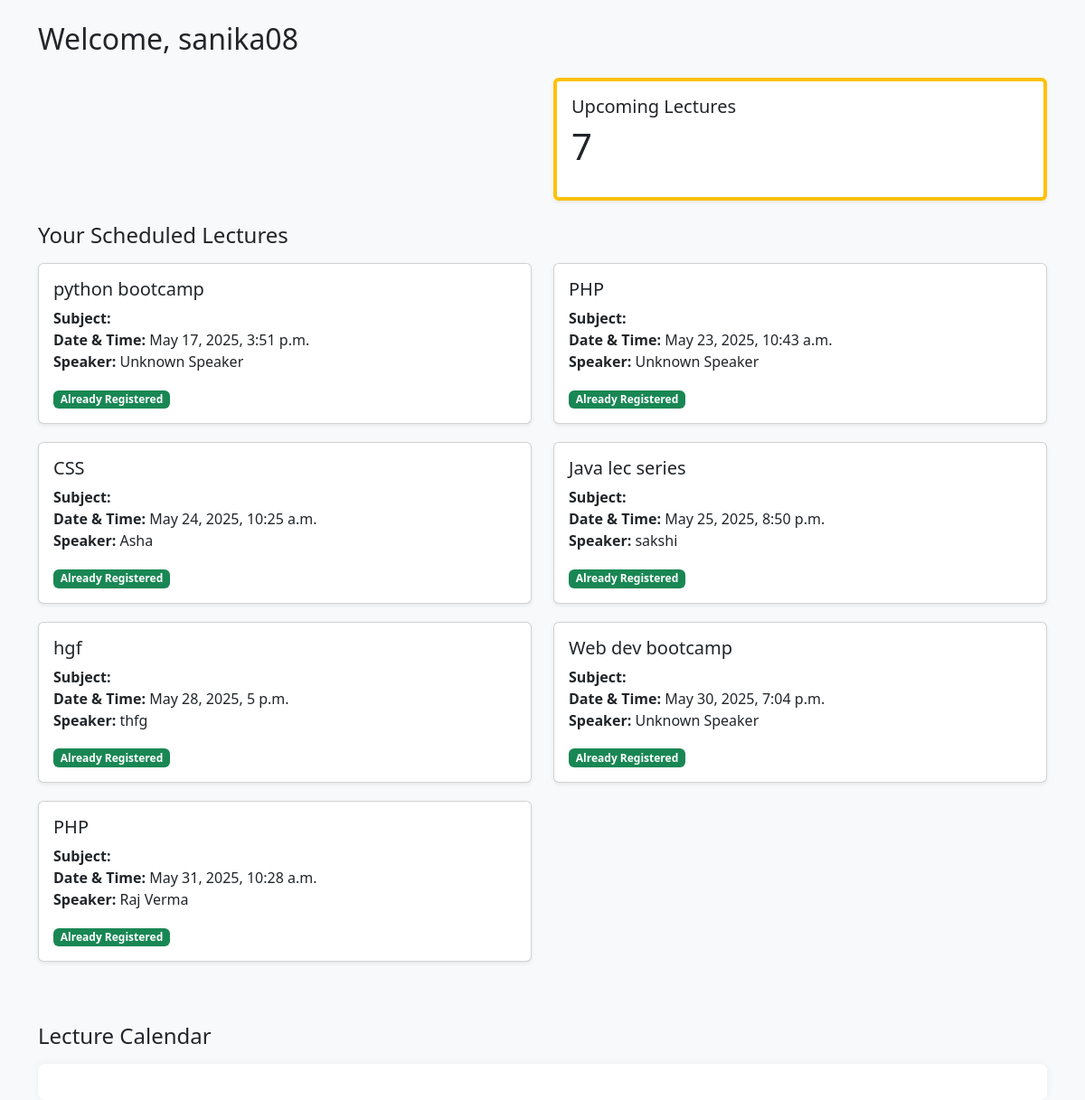
The app's page /student/dashboard/ (signed in) with its own data.
### main/models.py (models this page shows)
class User(AbstractUser):
    ROLE_CHOICES = [
        ('faculty', 'Faculty/Organizer'),
        ('student', 'Student'),
    ]
    role = models.CharField(max_length=10, choices=ROLE_CHOICES)

class GuestLecture(models.Model):
    title = models.CharField(max_length=200)
    datetime = models.DateTimeField()
    venue = models.CharField(max_length=200)
    link = models.URLField(blank=True)
    speaker_name = models.CharField(max_length=255, default='Unknown Speaker')
    status = models.CharField(max_length=20, choices=[('scheduled', 'Scheduled'), ('completed', 'Completed'), ('canceled', 'Canceled')])

### main/views.py (the view)
# urls.py: path('student/dashboard/', views.student_dashboard, name='student_dashboard'),
@login_required
def student_dashboard(request):
    user = request.user
    if request.user.role != 'student':
        return redirect('access_denied')
    registered_ids = Registration.objects.filter(student=request.user).values_list('lecture_id', flat=True)
    lectures = GuestLecture.objects.filter(datetime__gte=now()).order_by('datetime')  # Or filter based on the student
    upcoming_lectures =  GuestLecture.objects.filter(datetime__gte=now(), status__in=['scheduled']).order_by('datetime')
    return render(request, 'main/student_dashboard.html', {
        'registered_ids': set(registered_ids),
        'available_lectures': lectures,
        'upcoming_lectures': upcoming_lectures,
    })

### main/templates/main/student_dashboard.html (shortened to what this page needs)
{% load static %}
<!DOCTYPE html>
<html lang="en">
<head>
    <link href="https://cdn.jsdelivr.net/npm/bootstrap@5.3.3/dist/css/bootstrap.min.css" rel="stylesheet">
    <link href="https://cdn.jsdelivr.net/npm/fullcalendar@3.10.2/dist/fullcalendar.min.css" rel="stylesheet">
</head>
<body>
<div class="container mt-4">
    <h2 class="mb-4">Welcome, {{ user.username }}</h2>
    <div class="row mb-4">
        <div class="col-md-6">
        </div>
        <div class="col-md-6">
            <div class="card shadow-sm border-start border-4 border-warning">
                <div class="card-body">
                    <h5 class="card-title">Upcoming Lectures</h5>
                    <p class="display-6">
                        {{ upcoming_lectures|length }}
                    </p>
                </div>
            </div>
        </div>
    </div>
    <h4 class="mb-3">Your Scheduled Lectures</h4>
    {% if available_lectures %}
        <div class="row">
            {% for lecture in available_lectures %}
                {% if lecture.status == "scheduled" %}
                <div class="col-md-6">
                    <div class="card lecture-card shadow-sm">
                        <div class="card-body">
                            <h5 class="card-title">{{ lecture.title }}</h5>
                            <p class="card-text">
                                <strong>Subject:</strong> {{ lecture.subject }}<br>
                                <strong>Date & Time:</strong> {{ lecture.datetime }}<br>
                                <strong>Speaker:</strong> {{ lecture.speaker_name }}
                            </p>
                            {% if lecture.id in registered_ids %}
                                <span class="badge bg-success">Already Registered</span>
                            {% else %}
                                <a href="{% url 'lecture_register' lecture.id %}" class="btn btn-primary">Register</a>
                            {% endif %}
                        </div>
                    </div>
                </div>
                {% endif %}
            {% endfor %}
        </div>
    {% else %}
        <div class="alert alert-info">No lectures scheduled yet.</div>
    {% endif %}
    <h4 class="mt-5 mb-3">Lecture Calendar</h4>
    <div id="calendar"></div>
</div>
</body>
</html>

### main/templates/main/student_dashboard.html (style rules this page uses)
body { background-color: #f8f9fa; }
.lecture-card { margin-bottom: 20px; }
#calendar { background-color: white; padding: 20px; border-radius: 8px; box-shadow: 0 0 10px rgba(0,0,0,0.05); }

### records on screen
User: username "sanika08"
GuestLecture: title "python bootcamp", datetime "May 17, 2025, 3:51 p.m.", speaker_name "Unknown Speaker", shows "Already Registered"
GuestLecture: title "PHP", datetime "May 23, 2025, 10:43 a.m.", speaker_name "Unknown Speaker", shows "Already Registered"
GuestLecture: title "CSS", datetime "May 24, 2025, 10:25 a.m.", speaker_name "Asha", shows "Already Registered"
GuestLecture: title "Java lec series", datetime "May 25, 2025, 8:50 p.m.", speaker_name "sakshi", shows "Already Registered"
GuestLecture: title "hgf", datetime "May 28, 2025, 5 p.m.", speaker_name "thfg", shows "Already Registered"
GuestLecture: title "Web dev bootcamp", datetime "May 30, 2025, 7:04 p.m.", speaker_name "Unknown Speaker", shows "Already Registered"
GuestLecture: title "PHP", datetime "May 31, 2025, 10:28 a.m.", speaker_name "Raj Verma", shows "Already Registered"

### other values on screen
{{ upcoming_lectures|length }} "7"
